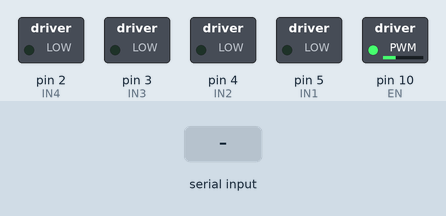
Recording of a sketch running on a simulated Arduino Uno, built with avr-gcc and run on an emulated ATmega328P. On the bench: switched loads named in the sketch (green lamp = pin HIGH). The test bench sets the inputs (shaded band).

Above: at 1.2 s.
1.3 s: "f" received over Serial
At 1.8 s:
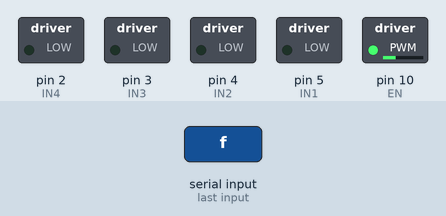
2.8 s: "b" received over Serial
At 4.0 s:
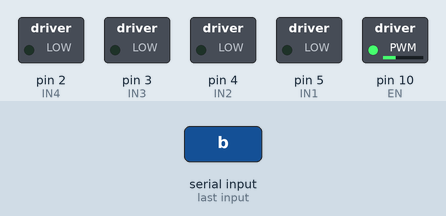
4.3 s: "l" received over Serial
At 4.37 s:
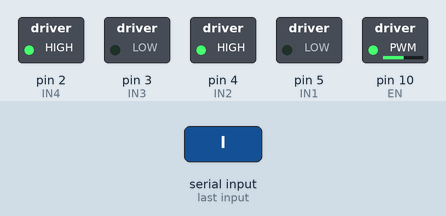
5.9 s: "r" received over Serial
At 5.98 s:
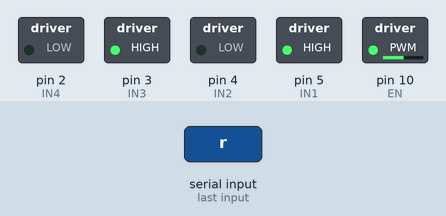
Timing chart, 0 to 8.5 s (numbered marks = the images above; inputs shaded):
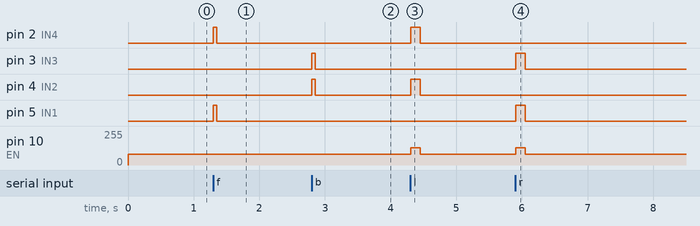

Measured:
- after the input at 1.3 s, pin 2 (IN4), pin 5 (IN1): LOW → HIGH at once, → LOW 0.05 s later
- after the input at 2.8 s, pin 3 (IN3), pin 4 (IN2): LOW → HIGH at once, → LOW 0.05 s later
- after the input at 4.3 s, pin 2 (IN4), pin 4 (IN2): LOW → HIGH at once, → LOW 0.15 s later; pin 10 (EN): 80/255 → 130/255 at once, → 80/255 0.15 s later
- after the input at 5.9 s, pin 3 (IN3), pin 5 (IN1): LOW → HIGH at once, → LOW 0.15 s later; pin 10 (EN): 80/255 → 130/255 at once, → 80/255 0.15 s later

The sketch:

lineFollowerArduino.ino
```cpp
const int IN1 = 5;
const int IN2 = 4;
const int IN3 = 3;
const int IN4 = 2;

const int EN = 10;                                                                                                                                                                                                                                                                                                                     //const int lights = 13;
//const int horn = 8;

int pwm = 80;

char command = 'E';

void setup() {

 Serial.begin(9600);    // Initialize serial communication at 9600 bits per second:

 //Set pins as outputs

 pinMode(IN1, OUTPUT);
 pinMode(IN2, OUTPUT);
 pinMode(IN3, OUTPUT);
 pinMode(IN4, OUTPUT);

 pinMode(EN, OUTPUT);

 //pinMode(lights, OUTPUT);
 //pinMode(horn, OUTPUT);

 //void stop();

 //digitalWrite(lights, LOW);
// digitalWrite(horn, LOW);
}

void Stop()
  {
    digitalWrite(IN1, LOW);
    digitalWrite(IN2, LOW);
    digitalWrite(IN3, LOW);
    digitalWrite(IN4, LOW);


  }
void Front()
  {

    //This function  will turn Motors front.
    digitalWrite(IN1, HIGH);
    digitalWrite(IN2, LOW);
    digitalWrite(IN3, LOW);
    digitalWrite(IN4, HIGH);


  }

void Back()
  {

    //This function will turn Motors backward.
    digitalWrite(IN1, LOW);
    digitalWrite(IN2, HIGH);
    digitalWrite(IN3, HIGH);
    digitalWrite(IN4, LOW);


  }

void Left()
  {
    analogWrite(EN, pwm+50);

    digitalWrite(IN1, LOW);
    digitalWrite(IN2, HIGH);
    digitalWrite(IN3, LOW);
    digitalWrite(IN4, HIGH);
    delay(100);
  }

void Right()
  {
    analogWrite(EN, pwm+50);
    digitalWrite(IN1, HIGH);
    digitalWrite(IN2, LOW);
    digitalWrite(IN3, HIGH);
    digitalWrite(IN4, LOW);
    delay(100);

  }

/*void Lights()
  {
    if (digitalRead(lights)==LOW)
      digitalWrite(lights,HIGH);
    else
      digitalWrite(lights,LOW);
  }

void Horn()
  {
    int i;
    //for(i = 0; i < 4 ; i++)
      {
        digitalWrite(horn,HIGH);
        delay(200);
        digitalWrite(horn,LOW);
        delay(200);

        if(i=1)
          delay(400);
      }

  }
/*
void turbo()
 {
  if (speed == 200)
    speed = 255;
  else
    speed = 200;
 }
 */
void loop() {
  //delay(500);
  //recieve bluetooth signal
  if(Serial.available() > 0)      // Send data only when you receive data:
  {
      command = Serial.read();        //Read the incoming data & store into data
//      Serial.print(command);
  }


    analogWrite(EN, pwm);

  //Serial.print("Switch");
  switch (command) {

    case 'f' : Front(); break;
    case 'b' : Back(); break;
    case 'l' : Left(); break;
    case 'r' : Right(); break;
   // case 'Q' : Lights(); break;
    //case 'H' : Horn(); break;
    case 'E' : Stop();break;
    //case 'T' : turbo();break;

    //case '.' : FullStop(); break;

    }
    delay(50);
    Stop();
//    delay(300);

  command = ' ';
}
```
